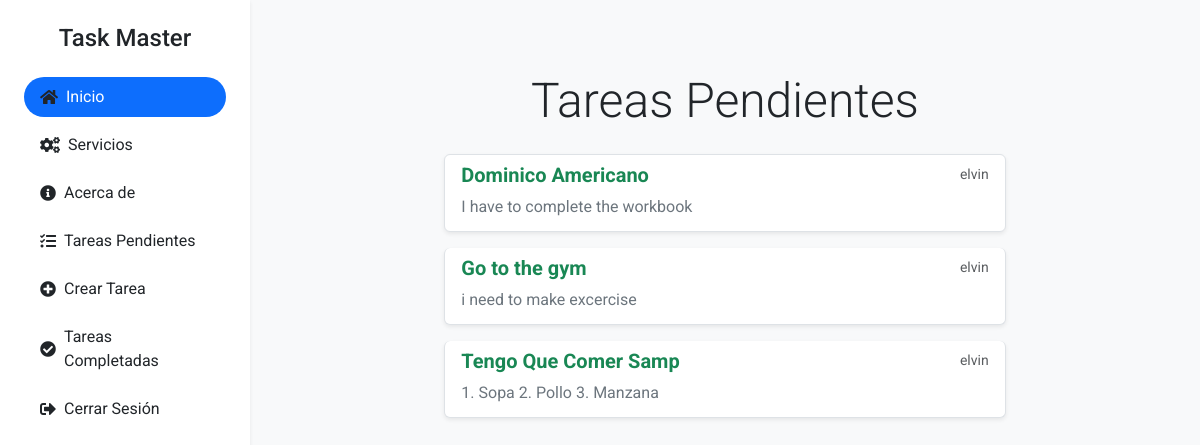
Screenshot of /tasks/ (signed in) with the database file from the repository.
### tasks/models.py (models this page shows, shortened)
class Task(models.Model):
    title = models.CharField(max_length=200)
    description = models.TextField(blank=True)
    created = models.DateTimeField(auto_now_add=True)
    datecompleted = models.DateTimeField(null=True, blank=True)
    important = models.BooleanField(default=False)
    user = models.ForeignKey(User, on_delete=models.CASCADE)

### tasks/views.py (the view)
# urls.py: path('tasks/',  views.tasks, name='tasks'),
@login_required
def tasks(request):
    tasks = Task.objects.filter(user=request.user, datecompleted__isnull=True)
    return render(request,'tasks.html', {'tasks': tasks})

### tasks/templates/tasks.html (shortened to what this page needs)
{% extends 'base.html' %}
{% block content %}
<main class="container py-5">
    <div class="row justify-content-center">
      <div class="col-md-8">
        <h1 class="text-center display-5 mb-4">Tareas Pendientes</h1>
        <div class="list-group">
          {% for task in tasks %}
          <a href="{% url 'task_detail' task.id %}" class="list-group-item list-group-item-action mb-3 shadow-sm rounded">
            <header class="d-flex justify-content-between align-items-center mb-2">
              <h5 class="mb-0 {% if task.important %}text-success fw-bold{% else %}fw-semibold{% endif %}">
                {{ task.title }}
              </h5>
              <small class="text-muted">{{ task.user.username }}</small>
            </header>
            <p class="mb-1 text-secondary">{{ task.description }}</p>
          </a>
          {% endfor %}
        </div>
      </div>
    </div>
  </main>
{% endblock %}

### rows the page displays
Task: title "Dominico Americano", user.username "elvin", description "I have to complete the workbook"
Task: title "Go to the gym", user.username "elvin", description "i need to make excercise"
Task: title "Tengo Que Comer Samp", user.username "elvin", description "1. Sopa 2. Pollo 3. Manzana"
